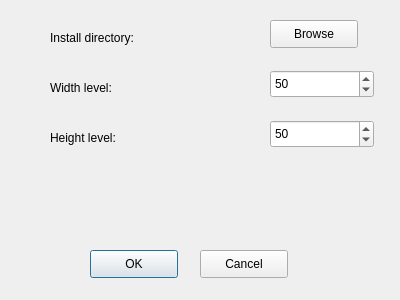
<?xml version="1.0" encoding="UTF-8"?>
<ui version="4.0">
 <class>ConfNewLevelForm</class>
 <widget class="QDialog" name="ConfNewLevelForm">
  <property name="geometry">
   <rect>
    <x>0</x>
    <y>0</y>
    <width>400</width>
    <height>300</height>
   </rect>
  </property>
  <property name="windowTitle">
   <string>Dialog</string>
  </property>
  <widget class="QPushButton" name="okButton">
   <property name="geometry">
    <rect>
     <x>90</x>
     <y>250</y>
     <width>88</width>
     <height>28</height>
    </rect>
   </property>
   <property name="text">
    <string>OK</string>
   </property>
  </widget>
  <widget class="QPushButton" name="cancelButton">
   <property name="geometry">
    <rect>
     <x>200</x>
     <y>250</y>
     <width>88</width>
     <height>28</height>
    </rect>
   </property>
   <property name="text">
    <string>Cancel</string>
   </property>
  </widget>
  <widget class="QPushButton" name="browseButton">
   <property name="geometry">
    <rect>
     <x>270</x>
     <y>20</y>
     <width>88</width>
     <height>28</height>
    </rect>
   </property>
   <property name="text">
    <string>Browse</string>
   </property>
  </widget>
  <widget class="QSpinBox" name="widthLevelspinBox">
   <property name="geometry">
    <rect>
     <x>270</x>
     <y>70</y>
     <width>104</width>
     <height>28</height>
    </rect>
   </property>
   <property name="maximum">
    <number>200</number>
   </property>
   <property name="value">
    <number>50</number>
   </property>
  </widget>
  <widget class="QSpinBox" name="heightLevelspinBox">
   <property name="geometry">
    <rect>
     <x>270</x>
     <y>120</y>
     <width>104</width>
     <height>28</height>
    </rect>
   </property>
   <property name="maximum">
    <number>200</number>
   </property>
   <property name="value">
    <number>50</number>
   </property>
  </widget>
  <widget class="QLabel" name="label">
   <property name="geometry">
    <rect>
     <x>50</x>
     <y>30</y>
     <width>111</width>
     <height>16</height>
    </rect>
   </property>
   <property name="text">
    <string>Install directory:</string>
   </property>
  </widget>
  <widget class="QLabel" name="label_2">
   <property name="geometry">
    <rect>
     <x>50</x>
     <y>80</y>
     <width>111</width>
     <height>16</height>
    </rect>
   </property>
   <property name="text">
    <string>Width level:</string>
   </property>
  </widget>
  <widget class="QLabel" name="label_3">
   <property name="geometry">
    <rect>
     <x>50</x>
     <y>130</y>
     <width>111</width>
     <height>16</height>
    </rect>
   </property>
   <property name="text">
    <string>Height level:</string>
   </property>
  </widget>
 </widget>
 <resources/>
 <connections/>
</ui>
